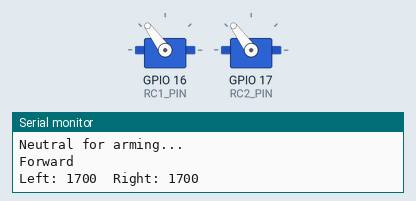
Bench run of a sketch on a simulated ESP32. Parts: 2 × servo, the last lines printed to the serial monitor.

Above: at 4.05 s.
At 6.9 s:
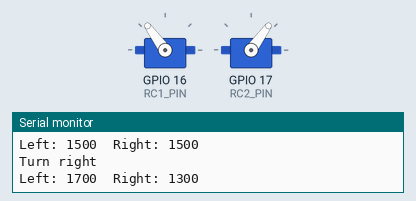
At 9.75 s:
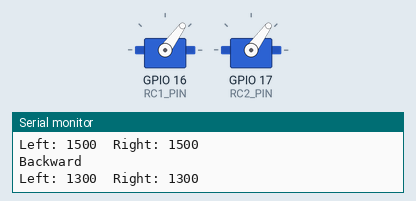
At 15.5 s:
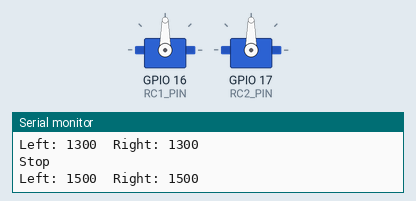
Timing chart, 0 to 19.0 s (numbered marks = the images above):
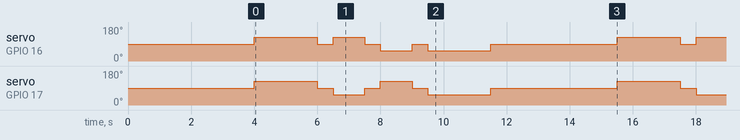

The sketch:

TestAutonomousCode_Makeathon.ino
```cpp
#include <ESP32Servo.h>

Servo leftDrive;
Servo rightDrive;

// ESP32 pins going to Cytron MDDRC10 RC inputs
const int RC1_PIN = 16;   // driver RC1
const int RC2_PIN = 17;   // driver RC2

const int STOP_US = 1500;
const int DRIVE_US = 1700;
const int REV_US   = 1300;

void setDrive(int leftUs, int rightUs) {
  leftDrive.writeMicroseconds(leftUs);
  rightDrive.writeMicroseconds(rightUs);

  Serial.print("Left: ");
  Serial.print(leftUs);
  Serial.print("  Right: ");
  Serial.println(rightUs);
}

void stopDrive() {
  setDrive(STOP_US, STOP_US);
}

void setup() {
  Serial.begin(115200);
  delay(1000);

  Serial.println("=== MDDRC10 AUTONOMOUS TEST ===");

  leftDrive.attach(RC1_PIN, 1000, 2000);
  rightDrive.attach(RC2_PIN, 1000, 2000);

  stopDrive();
  Serial.println("Neutral for arming...");
  delay(3000);
}

void loop() {
  Serial.println("Forward");
  setDrive(DRIVE_US, DRIVE_US);
  delay(2000);

  stopDrive();
  delay(500);

  Serial.println("Turn right");
  setDrive(DRIVE_US, REV_US);
  delay(1000);

  stopDrive();
  delay(500);

  Serial.println("Turn left");
  setDrive(REV_US, DRIVE_US);
  delay(1000);

  stopDrive();
  delay(500);

  Serial.println("Backward");
  setDrive(REV_US, REV_US);
  delay(2000);

  Serial.println("Stop");
  stopDrive();
  delay(4000);
}
```

Measured:
- by itself, servo on GPIO 16 (RC1_PIN): repeats every 11.5 s: 90° 0.50 s, 126° 1.0 s, 90° 0.50 s, 54° 1.0 s, 90° 0.50 s, 54° 2.0 s, 90° 4.0 s, 126° 2.0 s
- by itself, servo on GPIO 17 (RC2_PIN): repeats every 11.5 s: 90° 0.50 s, 54° 1.0 s, 90° 0.50 s, 126° 1.0 s, 90° 0.50 s, 54° 2.0 s, 90° 4.0 s, 126° 2.0 s
